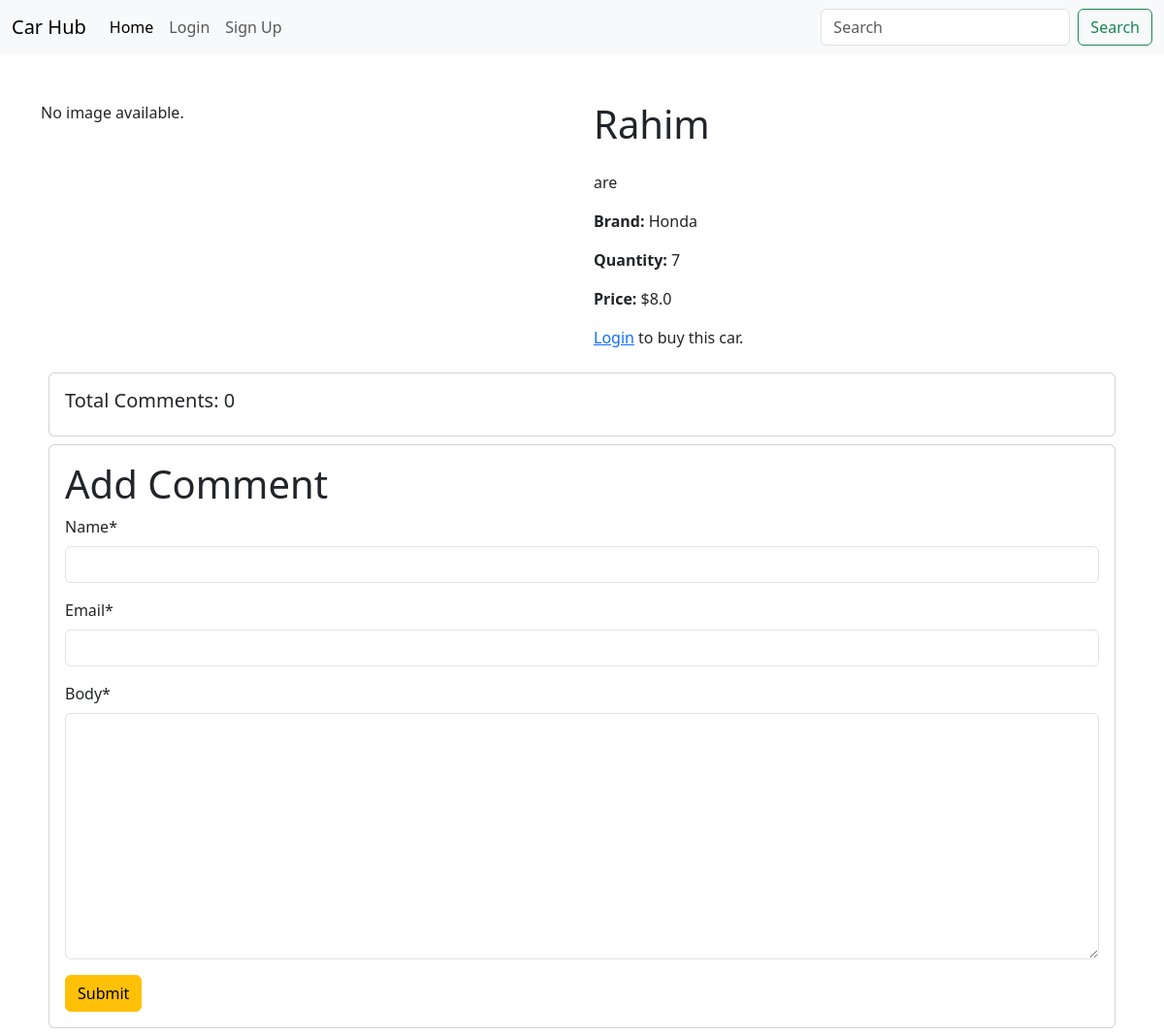
Page /cars/car_detail/10/ on the earlier database version.
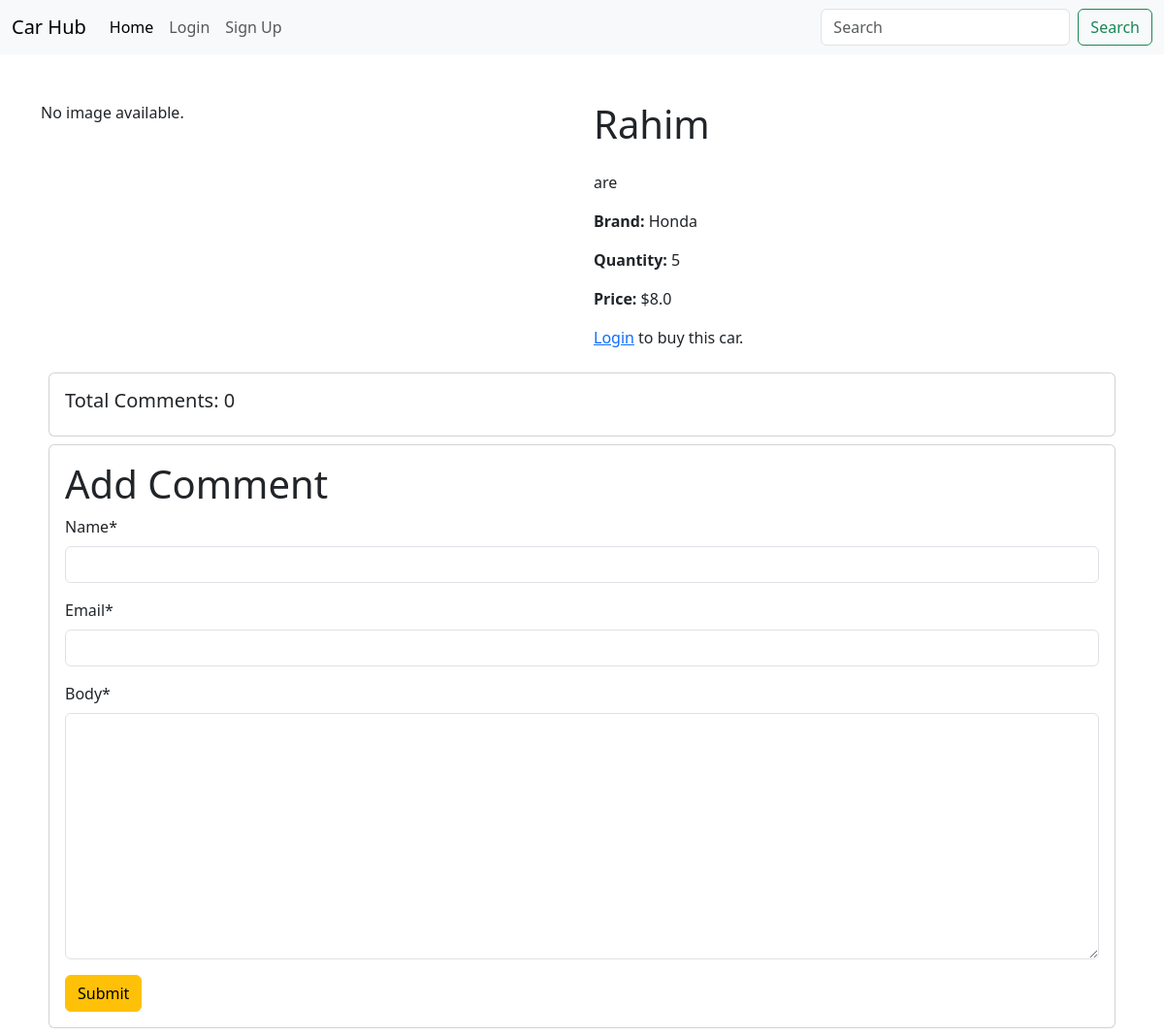
Same page on the later database version.
### cars/models.py (models this page shows, shortened)
class Car(models.Model):
    brand = models.ForeignKey(Brands, on_delete=models.CASCADE)
    name = models.CharField(max_length=100)
    description = models.TextField()
    image = models.ImageField(
        upload_to='cars/media/uploads', blank=True, null=True)
    price = models.FloatField()
    quantity = models.PositiveIntegerField(default=0)
    author = models.ForeignKey(User, on_delete=models.CASCADE)
    buyers = models.ManyToManyField(
        User, related_name='bought_cars', blank=True)

### brands/models.py (models this page shows, shortened)
class Brands(models.Model):
    name = models.CharField(max_length=100)

### cars/views.py (the view, shortened to what this page needs)
# urls.py: path('car_detail/<int:car_id>/', views.car_detail, name='car_detail'),
def car_detail(request, car_id):
    car = models.Car.objects.get(id=car_id)
    comments = models.Comment.objects.filter(car=car)
    comment_form = forms.CommentForm()
    return render(request, 'car_detail.html', {'car': car, 'comments': comments, 'comment_form': comment_form})

### cars/forms.py
class CommentForm(forms.ModelForm):
    class Meta:
        model = models.Comment
        fields = ['name', 'email', 'body']

### cars/templates/car_detail.html (shortened to what this page needs)
{% extends 'base.html' %}
{% load crispy_forms_tags %}
{% block content %}
<div class="container mt-5">
    <div class="row">
        <div class="col-md-6">
            {% if car.image %}
            <img src="{{ car.image.url }}" alt="{{ car.name }} Image" class="img-fluid">
            {% else %}
            <p>No image available.</p>
            {% endif %}
        </div>
        <div class="col-md-6">
            <h1 class="mb-4">{{ car.name }}</h1>
            <p>{{ car.description }}</p>
            <p><strong>Brand:</strong> {{ car.brand.name }}</p>
            <p><strong>Quantity:</strong> {{ car.quantity }}</p>
            <p><strong>Price:</strong> ${{ car.price }}</p>
            {% if user.is_authenticated %}
            <form method="post" action="" class="mt-3">
                {% csrf_token %}
                <button name="buy_now" type="submit" class="btn btn-primary">Buy Now</button>
            </form>
            {% else %}
            <p class="mt-3"><a href="{% url 'login' %}">Login</a> to buy this car.</p>
            {% endif %}
        </div>
    </div>
    <div class="card m-2">
        <h5 class="p-3">Total Comments: {{comments | length}}</h5>
    </div>
    <div class="card m-2">
        <div class="card-body">
            <form method="post">
                <h1>Add Comment</h1>
                {{comment_form | crispy}}
                <button class="btn btn-warning">Submit</button>
        </div>
    </div>
</div>
{% endblock %}

Differences in the rows shown:
changed Car "Rahim": quantity "7" → "5"
